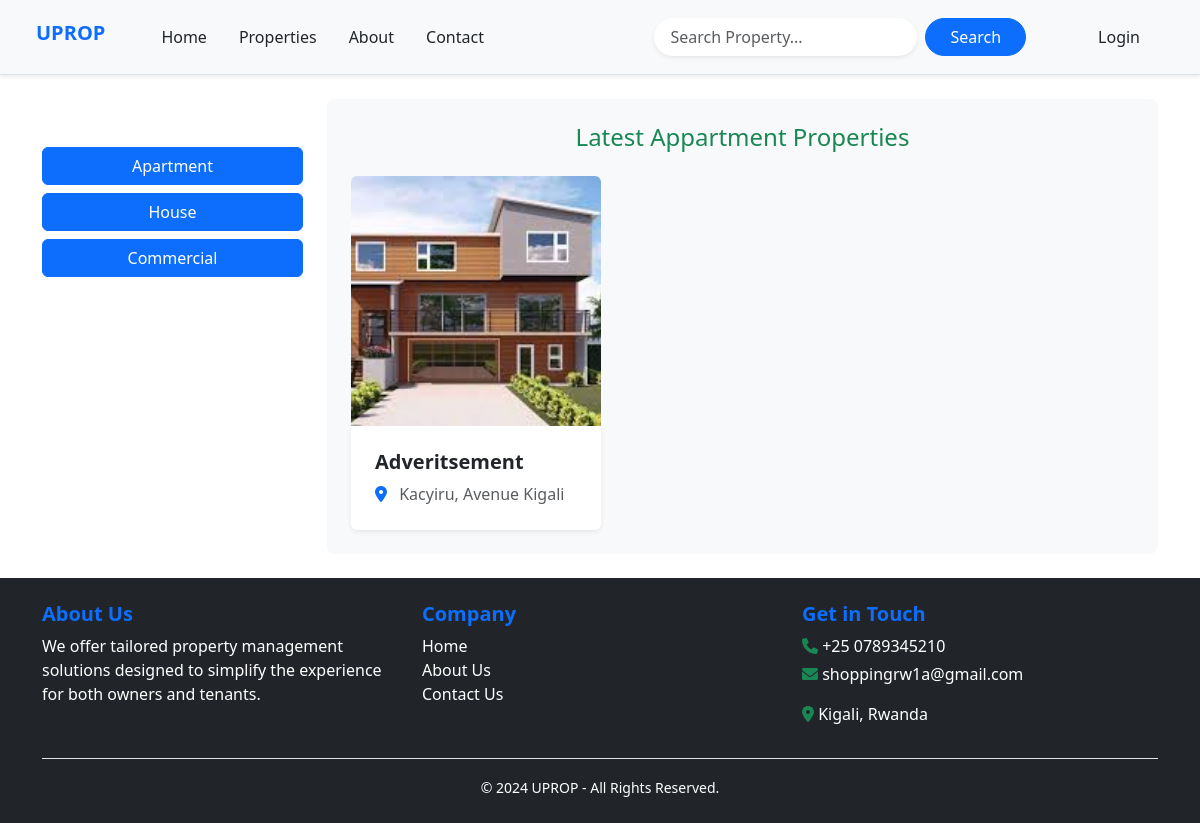
Page /property/appartment on the earlier database version.
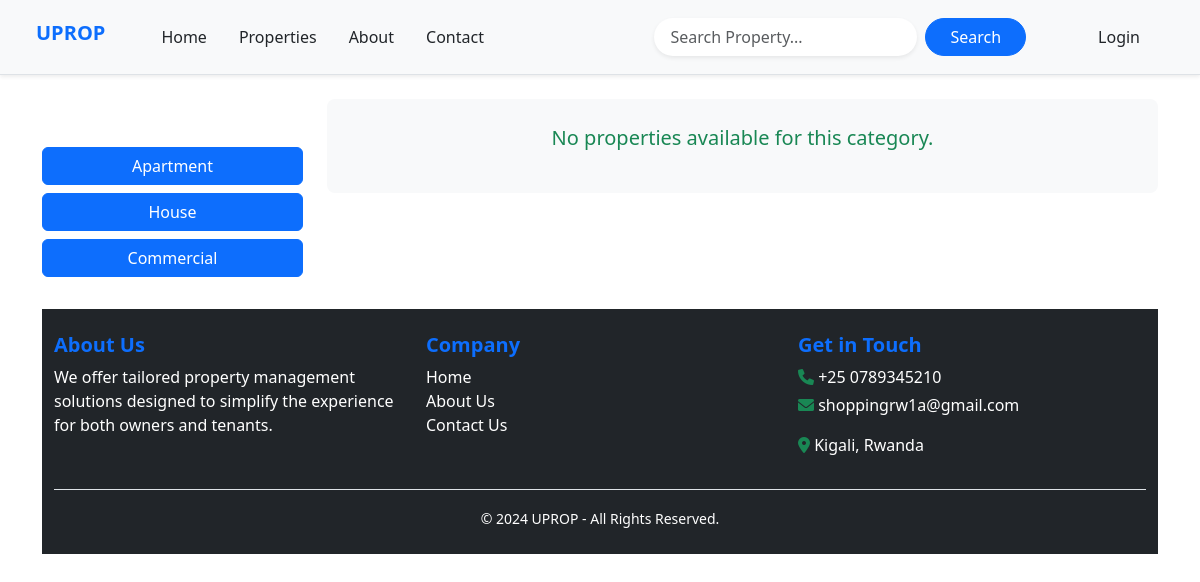
Same page on the later database version.
### Property_app/models.py (models this page shows, shortened)
class Property(models.Model):
    Property_types = [
        ('Appartment', 'Appartment'),
        ('House', 'House'),
        ('Commercial', 'Commercial')
    ]
    Property_status = [
        ('Rent', 'Rent'),
        ('Buy', 'Buy')
    ]
    name = models.CharField(max_length=255)
    address = models.TextField()
    property_type = models.CharField(max_length=20, choices=Property_types)
    description = models.TextField(null=True, blank=True)
    number_of_unit = models.PositiveIntegerField()
    owner = models.ForeignKey(User, related_name='properties', on_delete=models.CASCADE, null=True)
    status = models.CharField(max_length=10,choices=Property_status,null=True)
    created_at = models.DateTimeField(auto_now_add=True,null=True)
    class Meta:
        ordering = ('name',)
        verbose_name_plural = 'Properties'

class PropertyImage(models.Model):
    property = models.ForeignKey(Property, related_name='images', on_delete=models.CASCADE)
    image = models.ImageField(upload_to='prop_images/')

### Property_app/views.py (the view)
# urls.py: path('property/appartment', views.apartment, name='apartment'),
def apartment(request):
    apartments = Property.objects.filter(property_type='Appartment')
    return render(request, 'categories/appartment.html', {'properties': apartments})

### templates/categories/appartment.html
{% extends 'properties.html' %}
{% block properties %}
<div class="bg-light p-4 rounded-3">
    <div class="row g-3">
{% if properties %}
<h4  class="text-center text-success">Latest Appartment Properties</h4>
    {% for property in properties %}
        {% if property.property_type == "Appartment" %}
            <div class="col-md-4">
                <a href="/property/get/{{ property.id }}" class="text-decoration-none">
                    <div class="overflow-hidden rounded-top">
                        <img src="{{ property.images.all.0.image.url }}"
                        class="img-fluid w-100 propimage"
                        alt="Property Image">
                    </div>
                </a>
                <div class="bg-white p-4 rounded-bottom shadow-sm">
                    <h3 class="fs-5 fw-bold text-dark mb-2">{{ property.name }}</h3>
                    <p class="text-muted mb-0">
                        <i class="fas fa-map-marker-alt text-primary me-2"></i>
                        {{ property.address }}
                    </p>
                </div>
            </div>
        {% endif %}
    {% endfor %}
    </div>
    </div>
{% else %}
    <p class="fs-5 text-center text-success">No properties available for this category.</p>
{% endif %}
{% endblock %}

Differences in the rows shown:
removed Property: images.all.0.image (picture), name "Adveritsement", address "Kacyiru, Avenue Kigali"
Other differences:
text no longer shown: "Latest Appartment Properties"
text now shown: "No properties available for this category."
